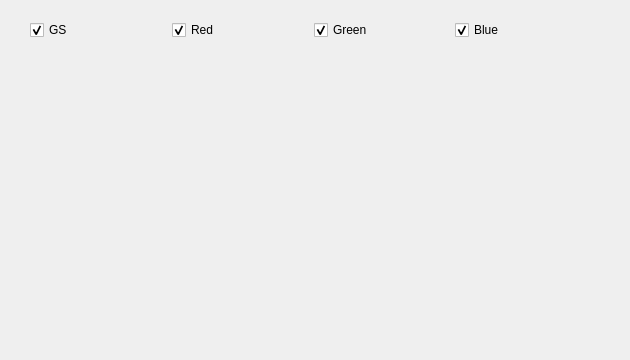
<?xml version="1.0" encoding="UTF-8"?>
<ui version="4.0">
 <class>Histogram</class>
 <widget class="QDialog" name="Histogram">
  <property name="geometry">
   <rect>
    <x>0</x>
    <y>0</y>
    <width>630</width>
    <height>360</height>
   </rect>
  </property>
  <property name="minimumSize">
   <size>
    <width>630</width>
    <height>360</height>
   </size>
  </property>
  <property name="windowTitle">
   <string>Dialog</string>
  </property>
  <widget class="QWidget" name="widget" native="true">
   <property name="geometry">
    <rect>
     <x>0</x>
     <y>0</y>
     <width>621</width>
     <height>361</height>
    </rect>
   </property>
   <widget class="QWidget" name="horizontalLayoutWidget">
    <property name="geometry">
     <rect>
      <x>30</x>
      <y>10</y>
      <width>561</width>
      <height>41</height>
     </rect>
    </property>
    <layout class="QHBoxLayout" name="horizontalLayout_4">
     <item>
      <widget class="QCheckBox" name="checkGS">
       <property name="text">
        <string>GS</string>
       </property>
       <property name="checked">
        <bool>true</bool>
       </property>
      </widget>
     </item>
     <item>
      <widget class="QCheckBox" name="checkRed">
       <property name="text">
        <string>Red</string>
       </property>
       <property name="checked">
        <bool>true</bool>
       </property>
      </widget>
     </item>
     <item>
      <widget class="QCheckBox" name="checkGreen">
       <property name="text">
        <string>Green</string>
       </property>
       <property name="checked">
        <bool>true</bool>
       </property>
      </widget>
     </item>
     <item>
      <widget class="QCheckBox" name="checkBlue">
       <property name="text">
        <string>Blue</string>
       </property>
       <property name="checked">
        <bool>true</bool>
       </property>
      </widget>
     </item>
    </layout>
   </widget>
   <widget class="QCustomPlot" name="customPlot" native="true">
    <property name="geometry">
     <rect>
      <x>10</x>
      <y>60</y>
      <width>601</width>
      <height>261</height>
     </rect>
    </property>
   </widget>
  </widget>
 </widget>
 <customwidgets>
  <customwidget>
   <class>QCustomPlot</class>
   <extends>QWidget</extends>
   <header>qcustomplot.h</header>
   <container>1</container>
  </customwidget>
 </customwidgets>
 <resources/>
 <connections/>
</ui>
